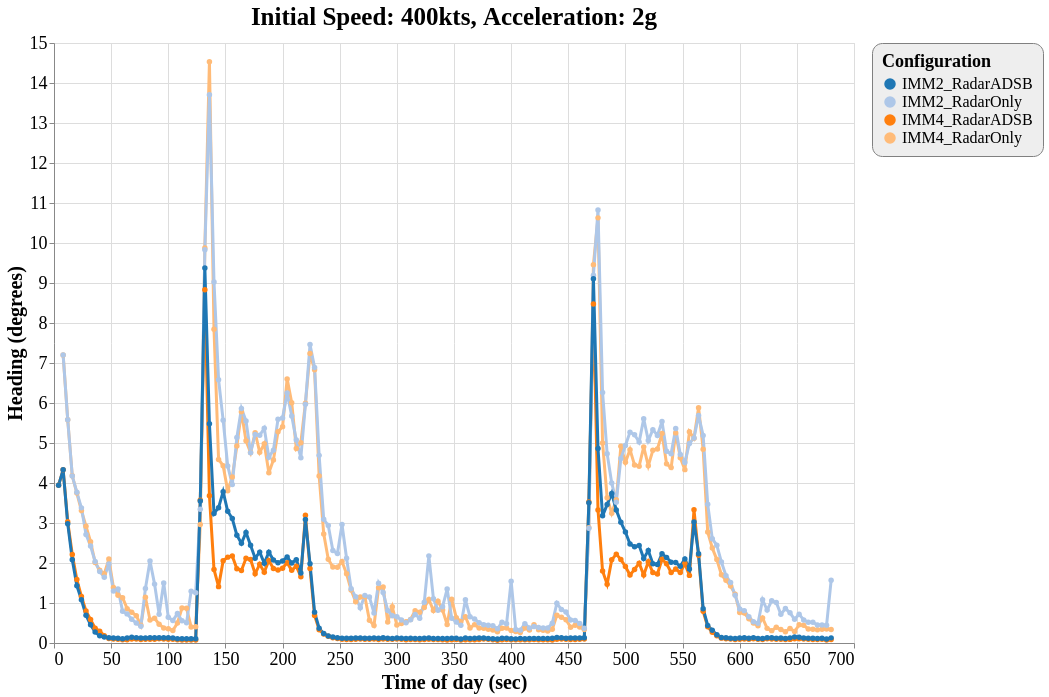

Here is the Vega-Lite specification saved for this chart:
### Vega-Lite specification from a JSON file in a GitHub repository (floating-point values rounded to 4 significant figures; data arrays with more than 128 entries replaced by an {"elided": "..."} marker saying what was removed)
{"config": {"view": {"continuousWidth": 800, "continuousHeight": 600}, "axisX": {"labelFontSize": 18, "titleFontSize": 20}, "axisY": {"labelFontSize": 18, "titleFontSize": 20}, "font": "Times New Roman", "legend": {"cornerRadius": 10, "fillColor": "#EEEEEE", "labelFontSize": 16, "padding": 10, "strokeColor": "gray", "titleFontSize": 18}, "title": {"fontSize": 25}}, "data": {"name": "data-127f5673a660613584d22861607e0d2c"}, "mark": {"type": "line", "point": true, "strokeWidth": 3}, "encoding": {"color": {"type": "ordinal", "field": "config", "scale": {"scheme": "category20"}, "title": "Configuration"}, "x": {"type": "quantitative", "field": "time", "title": "Time of day (sec)"}, "y": {"type": "quantitative", "field": "rmse_hdg", "scale": {"domain": [0, 15], "zero": false}, "title": "Heading (degrees)"}}, "selection": {"selector028": {"type": "interval", "bind": "scales", "encodings": ["x", "y"]}}, "title": "Initial Speed: 400kts, Acceleration: 2g", "$schema": "https://vega.github.io/schema/vega-lite/v4.8.1.json", "datasets": {"data-127f5673a660613584d22861607e0d2c": {"elided": "678 records"}}}
